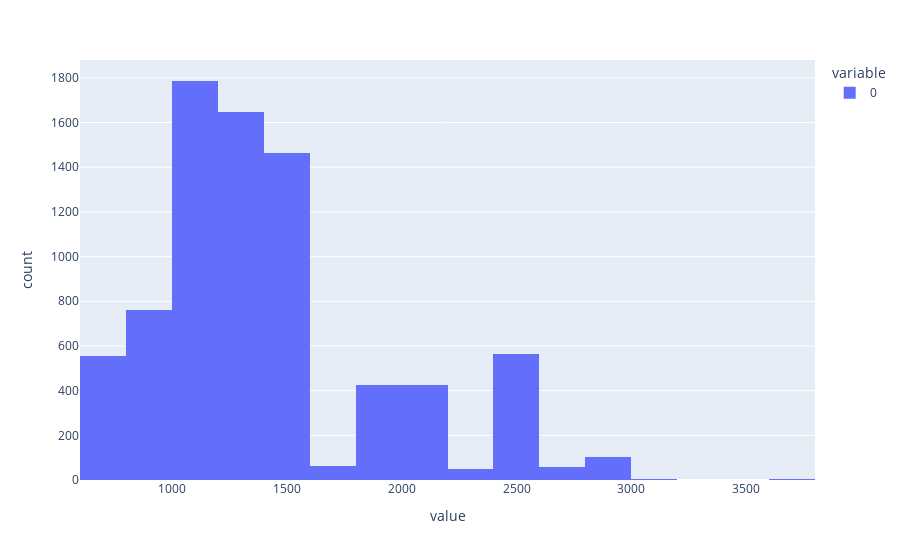

Notebook code for this chart:
### Code cell
fig = px.histogram(engine.dropna().apply(lambda x: int(x)), nbins=20)
fig.show()

### Figure 1 — Plotly figure (JSON) as saved in the notebook; plotly's stock layout.template omitted (floating-point values rounded to 4 significant figures; data arrays with more than 128 entries replaced by an {"elided": "..."} marker saying what was removed)
{"data": [{"alignmentgroup": "True", "bingroup": "x", "hovertemplate": "variable=0<br>value=%{x}<br>count=%{y}<extra></extra>", "legendgroup": "0", "marker": {"color": "#636efa", "pattern": {"shape": ""}}, "name": "0", "nbinsx": 20, "offsetgroup": "0", "orientation": "v", "showlegend": true, "type": "histogram", "x": {"elided": "7907 int values"}, "xaxis": "x", "yaxis": "y"}], "layout": {"autosize": true, "barmode": "relative", "legend": {"title": {"text": "variable"}, "tracegroupgap": 0}, "margin": {"t": 60}, "xaxis": {"anchor": "y", "autorange": true, "domain": [0, 1], "range": [599.5, 3800.0], "title": {"text": "value"}, "type": "linear"}, "yaxis": {"anchor": "x", "autorange": true, "domain": [0, 1], "range": [0, 1880], "title": {"text": "count"}}}}
